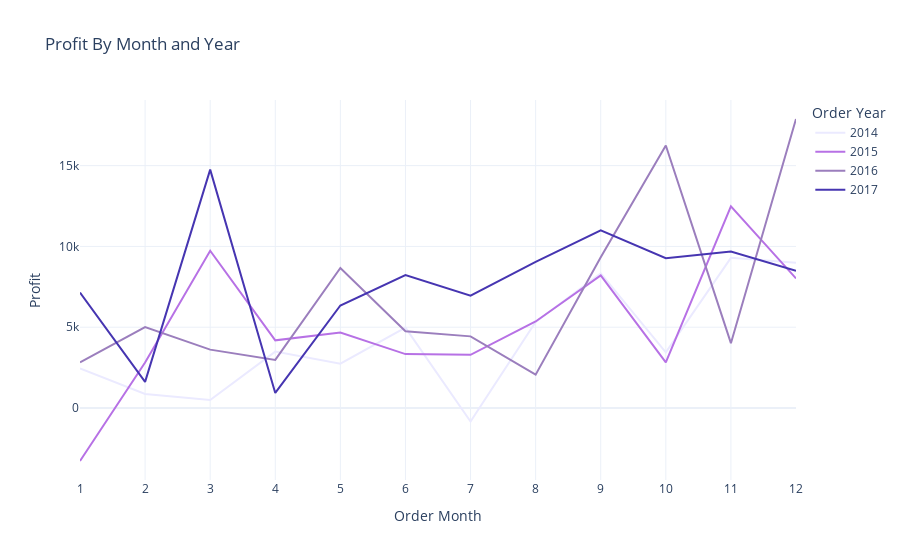

Here is the notebook cell this chart was saved with:
### Code cell
purple_shades = ['#EBEAFF', '#B771E5','#9B7EBD', '#4635B1']
fig = px.line(monthly_profit, x = 'Order Month', y = 'Profit',
title = 'Profit By Month and Year', color='Order Year',
color_discrete_sequence=purple_shades)
fig.update_xaxes(type='category')
fig.show()

### Figure 1 — Plotly figure (JSON) as saved in the notebook; plotly's stock layout.template omitted (floating-point values rounded to 4 significant figures)
{"data": [{"hovertemplate": "Order Year=2014<br>Order Month=%{x}<br>Profit=%{y}<extra></extra>", "legendgroup": "2014", "line": {"color": "#EBEAFF", "dash": "solid"}, "marker": {"symbol": "circle"}, "mode": "lines", "name": "2014", "orientation": "v", "showlegend": true, "type": "scatter", "x": [1, 2, 3, 4, 5, 6, 7, 8, 9, 10, 11, 12], "xaxis": "x", "y": [2450.0, 862.3, 498.7, 3489.0, 2739.0, 4977.0, -841.5, 5318.0, 8328.0, 3448.0, 9292.0, 8984.0], "yaxis": "y"}, {"hovertemplate": "Order Year=2015<br>Order Month=%{x}<br>Profit=%{y}<extra></extra>", "legendgroup": "2015", "line": {"color": "#B771E5", "dash": "solid"}, "marker": {"symbol": "circle"}, "mode": "lines", "name": "2015", "orientation": "v", "showlegend": true, "type": "scatter", "x": [1, 2, 3, 4, 5, 6, 7, 8, 9, 10, 11, 12], "xaxis": "x", "y": [-3281.0, 2814.0, 9732.0, 4187.0, 4668.0, 3336.0, 3289.0, 5356.0, 8209.0, 2817.0, 12470.0, 8017.0], "yaxis": "y"}, {"hovertemplate": "Order Year=2016<br>Order Month=%{x}<br>Profit=%{y}<extra></extra>", "legendgroup": "2016", "line": {"color": "#9B7EBD", "dash": "solid"}, "marker": {"symbol": "circle"}, "mode": "lines", "name": "2016", "orientation": "v", "showlegend": true, "type": "scatter", "x": [1, 2, 3, 4, 5, 6, 7, 8, 9, 10, 11, 12], "xaxis": "x", "y": [2825.0, 5005.0, 3612.0, 2978.0, 8662.0, 4750.0, 4433.0, 2062.0, 9329.0, 16240.0, 4011.0, 17890.0], "yaxis": "y"}, {"hovertemplate": "Order Year=2017<br>Order Month=%{x}<br>Profit=%{y}<extra></extra>", "legendgroup": "2017", "line": {"color": "#4635B1", "dash": "solid"}, "marker": {"symbol": "circle"}, "mode": "lines", "name": "2017", "orientation": "v", "showlegend": true, "type": "scatter", "x": [1, 2, 3, 4, 5, 6, 7, 8, 9, 10, 11, 12], "xaxis": "x", "y": [7140.0, 1614.0, 14750.0, 933.3, 6343.0, 8223.0, 6953.0, 9041.0, 10990.0, 9275.0, 9690.0, 8483.0], "yaxis": "y"}], "layout": {"autosize": true, "legend": {"title": {"text": "Order Year"}, "tracegroupgap": 0}, "title": {"text": "Profit By Month and Year"}, "xaxis": {"anchor": "y", "autorange": true, "domain": [0, 1], "range": [0, 11], "title": {"text": "Order Month"}, "type": "category"}, "yaxis": {"anchor": "x", "autorange": true, "domain": [0, 1], "range": [-4457.0, 19060.0], "title": {"text": "Profit"}, "type": "linear"}}}
